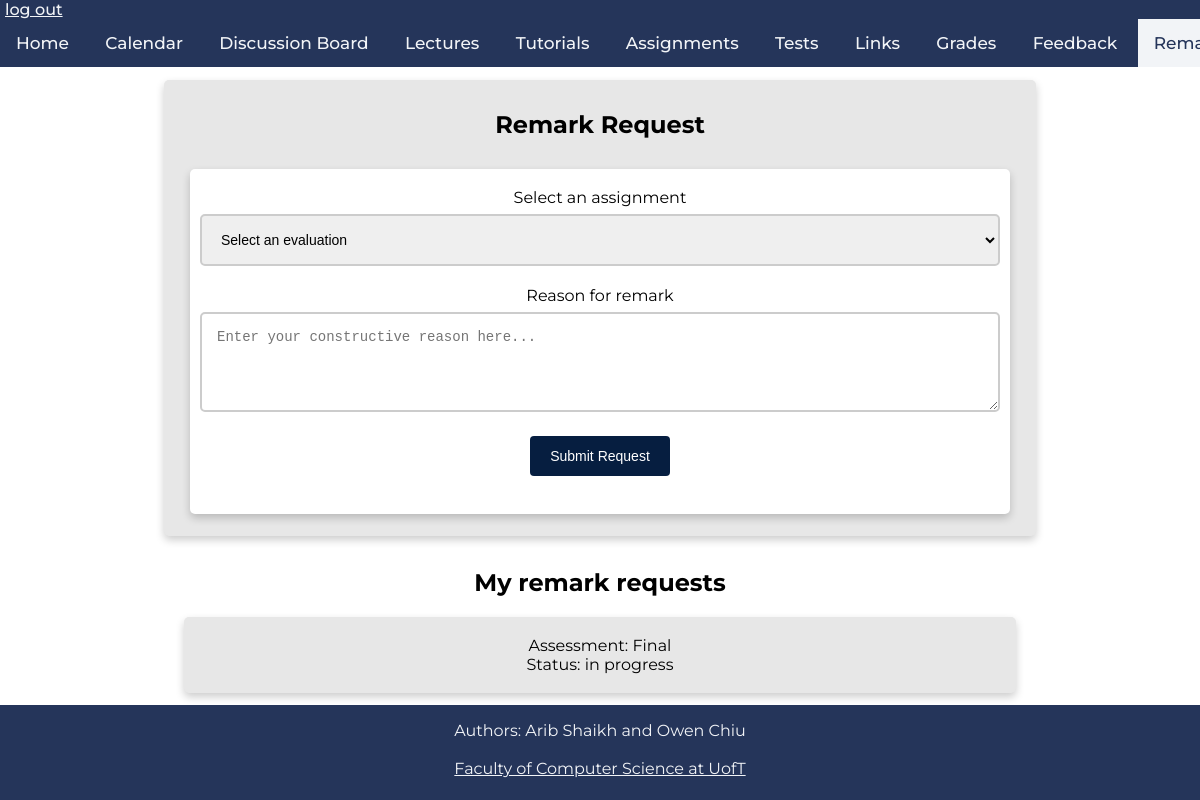
The page /remark (signed in) on the database as committed earlier.
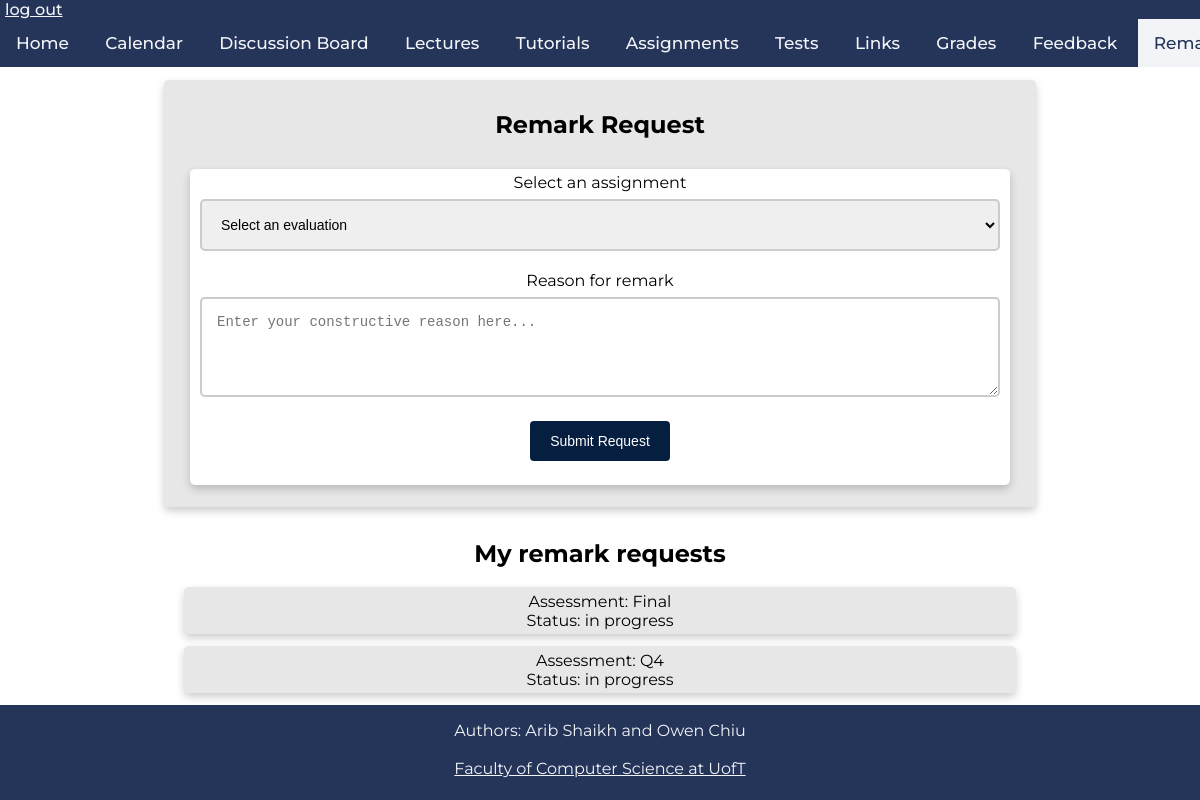
The same page on the database as committed later.
### tables this page shows
CREATE TABLE remark_requests(
	username VARCHAR(256) NOT NULL,
	mark_id VARCHAR(256) NOT NULL,
	comment VARCHAR(256),
	status VARCHAR(256),
	CHECK (status in ('in progress', 'addressed')),
	FOREIGN KEY(username) REFERENCES students(username)
	);

### app.py (the view)
@app.route('/remark')
def remark():
	if 'username' in session:
		if session.get('instructor'):
			db = get_db()
			db.row_factory = make_dicts
			remarks = query_db("SELECT username, mark_id, comment, status FROM remark_requests", one=False)
			db.close()
			return render_template("remark.html", remarks = remarks)
		if session.get('student'):
			db = get_db()
			requests = query_db("SELECT mark_id, status FROM remark_requests where username=?"
				, [session['username']], one=False)
			db.close()
			return render_template("remark.html", requests = requests)
	return render_template("remark.html", message=request.args.get('message'))

### app.py (called while the page is built)
def get_db():
    db = getattr(g, '_database', None)
    if db is None:
        db = g._database = sqlite3.connect(DATABASE)
    return db

def query_db(query, args=(), one=False):
    cur = get_db().execute(query, args)
    rv = cur.fetchall()
    cur.close()
    return (rv[0] if rv else None) if one else rv

@app.teardown_appcontext
def close_connection(exception):
    db = getattr(g, '_database', None)
    if db is not None:
        db.close()

### templates/remark.html (shortened to what this page needs)
<!DOCTYPE html>
<html>
    <head>
        <link rel="stylesheet" href="../static/css/main.css" />
        <link rel="stylesheet" href="../static/css/remark.css" />
        <link rel="stylesheet" href="../static/css/navbar_footer.css" />
    </head>
    <body>
        <div class="navbar">
            <a class="logout" href="./logout">log out</a>
            <div class="links">
                <a href="./">Home</a>
                <a href="./calendar">Calendar</a>
                <a href="https://piazza.com/class/kk052lckppx73x" target="_blank">Discussion Board</a>
                <a href="./lectures">Lectures</a>
                <a href="./tutorials">Tutorials</a>
                <a href="./assignments">Assignments</a>
                <a href="./tests">Tests</a>
                <a href="./links">Links</a>
                <a href="./grades">Grades</a>
                <a href="./feedback">Feedback</a>
                <a href="./remark" class="active-page">Remark Request</a>
            </div>
        </div>
        {% if session['student'] %}
        <div class = "remarkBox">
                <h2>Remark Request</h2>
                <div class='remarkFormBox'>
                <form action="{{ url_for('remarkRequest') }}" method="POST">
                        <label>Select an assignment</label>
                        <select class="inputStyle" id="aDropDown" type="text" name="aName">
                            <option disabled selected>Select an evaluation</option>
                        </select>
                        <label>Reason for remark</label>
                        <textarea class="feedbackTextArea" name="reason"
                            placeholder="Enter your constructive reason here..."></textarea>
                                <input class='inputButton' type="submit" value="Submit Request">
                        <br>
                        <br>
                    </form>
                </div>
        </div>
        <h2>My remark requests</h2>
            {% for i in requests %}
                <div class=Box>
                    Assessment: {{i[0]}}
                    <br>
                    Status: {{i[1]}}
                </div>
            {% endfor %}
        {% endif %}
        <footer>
                <p>Authors: Arib Shaikh and Owen Chiu<br>
                <br>
                <a href="https://web.cs.toronto.edu/" target="_blank">Faculty of Computer Science at UofT</a></p>
            </footer>

### static/css/main.css (style rules this page uses)
html { font-family: 'Montserrat', sans-serif; }
body { height:100vh; margin: 0px; display:flex; flex-direction:column; text-align: center; }
.Box { background-color: rgb(231, 231, 231); display: flex; flex-direction: column; flex-grow: 1; margin:0px auto; margin-bottom: 12px; box-shadow: 0 4px 8px 0 rgba(0, 0, 0, 0.2); transition: 0.3s; border-radius: 5px; padding: 2px 16px; text-align: center; justify-content: center; align-items: center; width: 800px; }

### static/css/remark.css (style rules this page uses)
.remarkBox { background-color: rgb(231, 231, 231); display: flex; flex-direction: column; flex-grow: 1; margin:0px auto; margin-top:80px; margin-bottom: 12px; box-shadow: 0 4px 8px 0 rgba(0, 0, 0, 0.2); transition: 0.3s; border-radius: 5px; padding: 10px 26px; text-align: center; justify-content: center; align-items: center; }
.remarkFormBox { background-color: white; display: flex; flex-direction: column; flex-grow: 1; margin:0px auto; margin-top:10px; margin-bottom: 12px; box-shadow: 0 4px 8px 0 rgba(0, 0, 0, 0.2); transition: 0.3s; border-radius: 5px; padding: 2px 10px; max-width: 800px; text-align: center; justify-content: center; }
body { display: flex; }
.inputStyle, .feedbackTextArea { font-size: 14px; width: 100%; border: 2px solid #ccc; border-radius: 5px; box-sizing: border-box; margin-top: 7px; margin-bottom: 20px; padding: 15px; resize: vertical; }
.feedbackTextArea { height: 100px; }
.inputButton { background-color: #061e40; color: white; font-size: 14px; padding: 12px 20px; border: none; border-radius: 4px; cursor: pointer; }

### static/css/navbar_footer.css (style rules this page uses)
.navbar { background-color: #25355A; overflow: auto; white-space: nowrap; position: fixed; top: 0; font-weight: 500; width: 100%; margin-left: 0px; text-align: left; }
.logout { padding-left: 5px; padding-bottom: 5px; color:#F2F4F7 }
.links { text-align: center; }
.links a { display: inline-block; color: #F2F4F7; text-align: center; padding: 14px 16px; text-decoration: none; font-size: 17px; }
.links a.active-page { background-color: #F2F4F7; color: #25355A; }
footer { min-height:95px; margin-top: auto; text-align: center; background-color: #25355A; color: #F2F4F7; }
footer a { color: #F2F4F7; margin-bottom: 10px; }
footer p { margin-right: 0px; margin-left: 0px; }

Rows that differ between the two databases and show on the page:
added remark_requests: mark "Q4", status "in progress"
